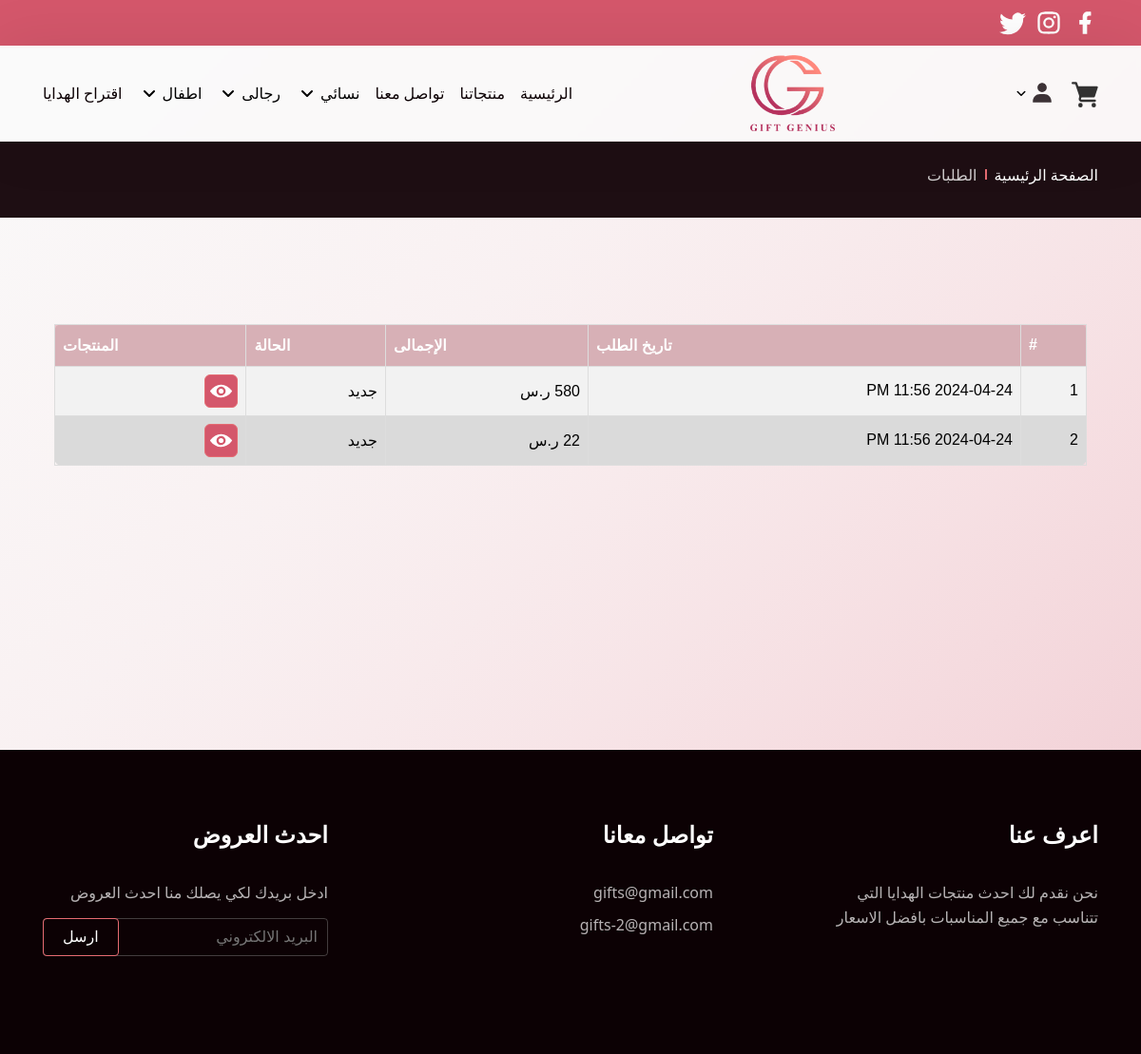
The app's page /orders.php (signed in), older data.
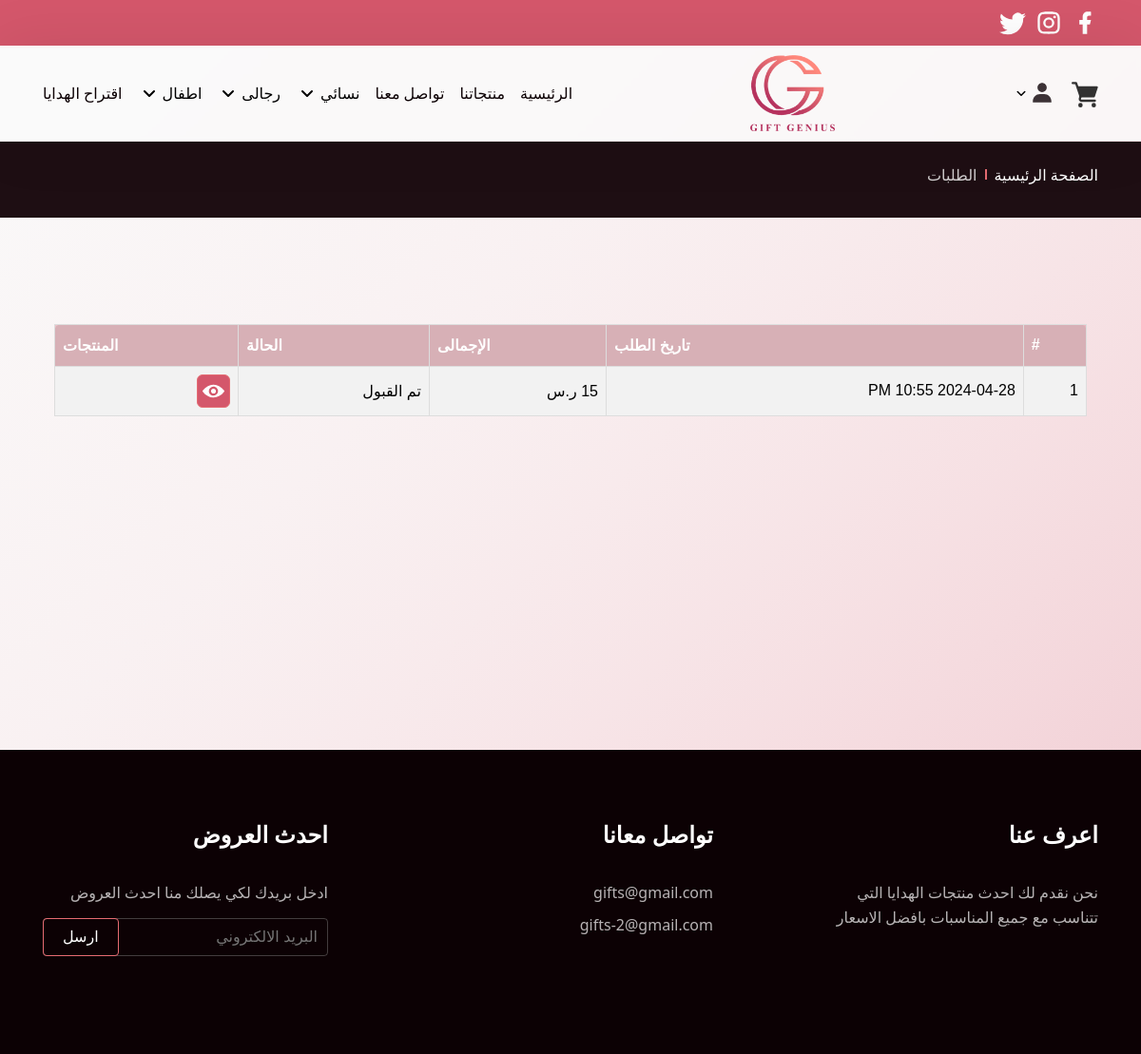
The same page, newer data.
### tables this page shows
CREATE TABLE `main_categories` (
  `id` int(11) UNSIGNED NOT NULL,
  `name` varchar(255) DEFAULT NULL
);

CREATE TABLE `orders` (
  `id` int(10) UNSIGNED NOT NULL,
  `user_id` int(11) UNSIGNED DEFAULT NULL,
  `grand_total` double DEFAULT 0,
  `created_at` timestamp NULL DEFAULT NULL,
  `status` enum('new','accepted','refused','in_progress','on_way','ended') DEFAULT 'new',
  `name` varchar(500) DEFAULT NULL,
  `phone` varchar(50) DEFAULT NULL,
  `address` varchar(2000) DEFAULT NULL
);

### system/helper.php (called while the page is built, shortened)
<?php
if (!function_exists('runQuery')) {
    function runQuery($query)
    {
        $servername = "localhost";
        $username = "root";
        $password = "";
        $database = "gift";
        $conn = new mysqli($servername, $username, $password, $database);
        $conn->set_charset("utf8");
        return $conn->query($query);
    }
}

### orders.php (the view, shortened to what this page needs)
<?php
require('system/helper.php');
$selectOrdersSql = "SELECT * FROM `orders` WHERE `user_id` = '{$_SESSION['user']['id']}' order by id";
$selectOrdersResult = runQuery($selectOrdersSql);
$allOrders = [];
if ($selectOrdersResult->num_rows > 0) {
    while ($row = $selectOrdersResult->fetch_assoc()) {
        $allOrders[] = $row;
    }
}
?>
<!DOCTYPE html>
<html lang="ar">
<head>
    <link rel="stylesheet" href="./assets/css/cart-D8-10WCZ.css"/>
    <link rel="stylesheet" href="./assets/css/Categories-YAZY97fB.css"/>
</head>
<body>
<?php
include 'layout/inc/header.php';
?>
<main>
    <section class="breadcrumb relative overflow-hidden">
        <div class="container">
            <ul class="d-flex items-center  relative">
                <li class="defPage "><a href="index.php" class=""> الصفحة الرئيسية </a></li>
                <li class="separator"></li>
                <li class="linkPage"> الطلبات</li>
            </ul>
        </div>
    </section>
    <section class="cart">
        <div class="container">
            <div class="row items-start">
                <div class="col-12-lg col-12-md col-12-sm">
                    <div class="price-box round-8 relative mx-6">
                        <table id="table">
                            <tr>
                                <th>#</th>
                                <th>تاريخ الطلب</th>
                                <th>الإجمالى</th>
                                <th>الحالة</th>
                                <th>المنتجات</th>
                            </tr>
                            <?php
                            foreach ($allOrders as $key => $order) {
                                ?>
                                <tr>
                                    <td><?php echo $key + 1 ?></td>
                                    <td><?php echo date('Y-m-d h:i A', strtotime($order['created_at'])) ?></td>
                                    <td><?php echo $order['grand_total'] ?> ر.س</td>
                                    <td><?php
                                        if ($order['status'] == 'new') {
                                            echo 'جديد';
                                        } elseif ($order['status'] == 'accepted') {
                                            echo 'تم القبول';
                                        } elseif ($order['status'] == 'refused') {
                                            echo 'تم الرفض';
                                        } elseif ($order['status'] == 'in_progress') {
                                            echo 'جاري التجهيز';
                                        } elseif ($order['status'] == 'on_way') {
                                            echo 'فى الطريق';
                                        } elseif ($order['status'] == 'ended') {
                                            echo 'تم الإنهاء';
                                        }
                                        ?></td>
                                    <td>
                                        <button class="btn btn-skew round-6 openModal"
                                                data-modal="myModal<?php echo $order['id'] ?>"
                                                style="padding: 5px;width: 35px">
                                        </button>
                                    </td>
                                </tr>
                                <?php
                            } ?>
                        </table>
                    </div>
                </div>
            </div>
        </div>
    </section>
</main>
<footer>
    <div class="container d-flex items-start justify-between">
        <div class="footer-ul about-us"><p class="title fs-24 fw-700">اعرف عنا</p>
            <p class="dec line-relaxed fs-16">
                نحن نقدم لك احدث منتجات الهدايا التي تتناسب مع جميع المناسبات بافضل
                الاسعار
            </p></div>
        <div class="footer-ul contact-us"><p class="title fs-24 fw-700">تواصل معانا</p>
            <p class="dec line-relaxed fs-16">gifts@gmail.com</p>
            <p class="dec line-relaxed fs-16 pt-4">gifts-2@gmail.com</p></div>
        <div class="footer-ul news"><p class="title fs-24 fw-700">احدث العروض</p>
            <p class="dec line-relaxed fs-16">ادخل بريدك لكي يصلك منا احدث العروض</p>
            <form action="index.php">
                <div class="from-group relative mt-7"><input type="email" placeholder="البريد الالكتروني"
                                                             class="round-4 pr-5">
                    <button class="btn  btn-skew sendEmails round-4 px-9  top-0 left-0" type="submit"
                            aria-label="send email">
                        ارسل
                    </button>
                </div>
            </form>
        </div>
    </div>
</footer>
</body>
</html>

### layout/inc/header.php (shortened to what this page needs)
<?php
require('system/helper.php');
$selectCategoriesSql = 'SELECT * FROM main_categories order by id DESC';
$selectCategoriesResult = runQuery($selectCategoriesSql);
?>
<nav class="topNav absolute top-0 py-5">
    <div class="container">
        <div class="icons d-flex items-center gap-y-5">
            <svg width="24" height="24" viewBox="0 0 24 24" data-icon="facebook">
                <symbol id="ai:local:facebook">
                    <path fill="currentColor"
                          d="M14 13.5h2.5l1-4H14v-2c0-1.03 0-2 2-2h1.5V2.14c-.326-.043-1.557-.14-2.857-.14C11.928 2 10 3.657 10 6.7v2.8H7v4h3V22h4z"/>
                </symbol>
                <use xlink:href="#ai:local:facebook"></use>
            </svg>
              </div>
    </div>
</nav>
<header class="absolute">
    <div class="container">
        <nav class="d-flex items-center justify-between py-5">
            <ul class="iconList d-flex items-center">
                <li class="nav-items"><a href="cart.php" class="nav-link mt-3">
                    </a></li>
                <li class="dropdown nav-items pr-8 relative d-flex items-center openDropDown" data-drop="drop-0"><span
                            class="fw-700 nav-link relative openDropDown" data-drop="drop-0">
                                     </span>
                </li>
            </ul>
            <a href="index.php" class="logo mx-auto"> <img src="./assets/images/gifts-AELogo-Cz-3vIdu_86Imp.webp"
                                                           alt="logo for Gift Genius " class="img-cover" loading="eager"
                                                           width="620" height="559" decoding="async"> </a>
            <ul class="d-flex items-center link-list normalMenu">
                <li class="nav-items pr-8"><a class="fw-500 nav-link  relative" href="index.php"> الرئيسية </a></li>
                <li class="nav-items pr-8"><a class="fw-500 nav-link  relative" href="product.php"> منتجاتنا </a></li>
                <li class="nav-items pr-8"><a class="fw-500 nav-link  relative" href="ContactUs.php"> تواصل معنا </a>
                </li>
                <li class="nav-items pr-8"><a class="fw-500 nav-link  relative" href="Chat.php"> اقتراح الهدايا </a>
                </li>
                <?php
                if ($selectCategoriesResult->num_rows > 0) {
                    while ($row = $selectCategoriesResult->fetch_assoc()) {
                        ?>
                        <li class="dropdown nav-items pr-8 relative d-flex items-center openDropDown"
                            data-drop="drop-<?php echo $row['id']; ?>"><span
                                    class="fw-500 nav-link relative openDropDown"
                                    data-drop="drop-<?php echo $row['id']; ?>"> <?php echo $row['name']; ?></span>
                            <svg width="24" height="24" viewBox="0 0 24 24" class="pr-1 openDropDown"
                                 data-drop="drop-<?php echo $row['id']; ?>" id="arrowDropDown"
                                 data-icon="arrow-down">
                                <use xlink:href="#ai:local:arrow-down"></use>
                            </svg>
                        </li>
                        <?php
                    }
                }
                ?>
            </ul>
        </nav>
    </div>
</header>

### assets/css/cart-D8-10WCZ.css (style rules this page uses)
.cart { min-height: 70vh; padding-top: 14vh; padding-bottom: 5vh }
button { font-family: Cairo, sans-serif; }
.cart .price-box { background-color: #dadada }
.cart .btn-skew { background-color: #d4576b }

### layout/assets/css.php (style rules this page uses)
body { font-family: Cairo, '_font_fallback_700968135695', system-ui; }

### orders.php (style rules this page uses)
#table { font-family: Arial, Helvetica, sans-serif; border-collapse: collapse; width: 100%; }
#table td, #table th { border: 1px solid #ddd; padding: 8px; }
#table tr:nth-child(even) { background-color: #f2f2f2; }
#table th { padding-top: 12px; padding-bottom: 12px; text-align: left; background-color: #CF556850; color: white; }

Row changes from the older to the newer data that the page shows:
removed orders: created_at "2024-04-24 11:56 PM", status "جديد"
removed orders: created_at "2024-04-24 11:56 PM", status "جديد", $order['id'] 3 (drawn)
added orders: created_at "2024-04-28 10:55 PM", status "تم القبول"
